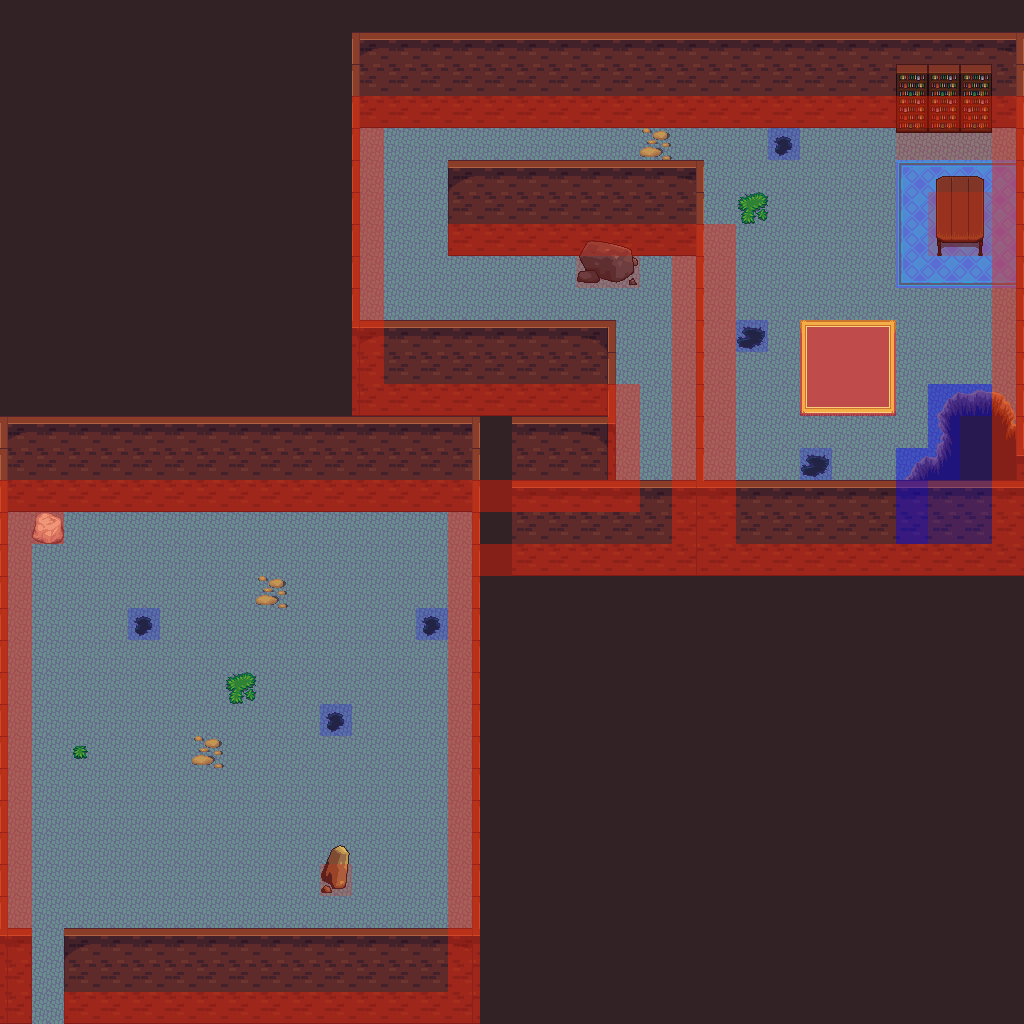

This game map was drawn from its Tiled (.tmx) file and the tilesets committed beside it. A one-line description and the trimmed map source follow:
An orthogonal 32x32 tile map with 32x32 px tiles, 5 tile layers (background, fringe, object, foreground, ...), 4 tilesets and 9 objects (6x event, 3x enemy).

<map height="32" orientation="orthogonal" renderorder="right-down" tileheight="32" tilewidth="32" version="1.0" width="32">
 <properties>
  <property name="music" value="music/winds_of_stories.ogg" />
  <property name="tileset" value="tilesetdefs/sewer.txt" />
  <property name="title" value="Hidden Waterway" />
 </properties>
 <tileset firstgid="1" name="tiled_collision" tileheight="32" tilewidth="32">
  <image height="32" source="tiled_collision.png" width="480" />
 </tileset>
 <tileset firstgid="16" name="generic_background" tileheight="32" tilewidth="32">
  <image height="832" source="generic_background.png" width="864" />
 </tileset>
 <tileset firstgid="718" name="small_objects" tileheight="64" tilewidth="32">
  <image height="512" source="small_objects.png" width="671" />
 </tileset>
 <tileset firstgid="878" name="sewer_objects" tileheight="128" tilewidth="32">
  <image height="768" source="sewer_objects.png" width="672" />
 </tileset>
 <layer height="32" name="background" width="32">
  <data>[1024 cells, 1024 non-empty, 21 distinct tile ids]</data>
 </layer>
 <layer height="32" name="fringe" width="32">
  <data>[1024 cells, 22 non-empty, 11 distinct tile ids]</data>
 </layer>
 <layer height="32" name="object" width="32">
  <data>[1024 cells, 159 non-empty, 13 distinct tile ids]</data>
 </layer>
 <layer height="32" name="foreground" width="32">
  <data>[1024 cells, 9 non-empty, 3 distinct tile ids]</data>
 </layer>
 <layer height="32" name="collision" width="32">
  <data>[1024 cells, 191 non-empty, 4 distinct tile ids]</data>
 </layer>
 <objectgroup name="event">
  <object height="32" name="Strange Rock" type="event" width="32" x="32" y="512">
   <properties>
    <property name="hotspot" value="location" />
    <property name="msg" value="There's a key-shaped hole in this rock." />
    <property name="repeat" value="false" />
    <property name="requires_not_status" value="switch_key" />
    <property name="tooltip" value="Strange Rock" />
   <property name="activate" value="on_trigger" /></properties>
  </object>
  <object height="32" name="Strange Rock" type="event" width="32" x="32" y="512">
   <properties>
    <property name="hotspot" value="location" />
    <property name="mapmod" value="foreground,15,13,0;foreground,15,14,0;foreground,15,15,0;foreground,15,16,0;foreground,15,17,0;object,14,16,0;object,14,17,0;collision,14,16,0" />
    <property name="msg" value="The switch key fits into the hole in this rock!" />
    <property name="repeat" value="false" />
    <property name="requires_status" value="switch_key" />
    <property name="tooltip" value="Strange Rock" />
   <property name="activate" value="on_trigger" /></properties>
  </object>
  <object height="32" name="Teleport to Basement4" type="event" width="32" x="32" y="992">
   <properties>
    <property name="intermap" value="maps/basement4.txt,29,2" />
   <property name="activate" value="on_trigger" /></properties>
  </object>
  <object height="32" name="Book" type="event" width="32" x="896" y="96">
   <properties>
    <property name="hotspot" value="location" />
    <property name="msg" value="It has been a long journey from Castle Hestian, but we have finally found a safe glade away from prying eyes.  We shall found our village here, among the laurel trees." />
    <property name="repeat" value="false" />
    <property name="tooltip" value="Dusty Diary" />
   <property name="activate" value="on_trigger" /></properties>
  </object>
  <object height="32" name="Book" type="event" width="32" x="928" y="96">
   <properties>
    <property name="hotspot" value="location" />
    <property name="msg" value="It has been a hundred years now since King Hestian's decree to burn all the &quot;skinchangers.&quot;  We must go into hiding or he'll destroy us all." />
    <property name="repeat" value="false" />
    <property name="tooltip" value="Moldy Diary" />
   <property name="activate" value="on_trigger" /></properties>
  </object>
  <object height="32" name="Book" type="event" width="32" x="960" y="96">
   <properties>
    <property name="hotspot" value="location" />
    <property name="msg" value="King Hestian will not let us live in the open unless we share with him the secret of immortality.  If only we actually held that secret, as he believes!" />
    <property name="repeat" value="false" />
    <property name="tooltip" value="Yellowed Diary" />
   <property name="activate" value="on_trigger" /></properties>
  </object>
 </objectgroup>
 <objectgroup name="enemy">
  <object height="96" name="2 Skeletons" type="enemy" width="96" x="800" y="192">
   <properties>
    <property name="level" value="2,2" />
    <property name="number" value="2,2" />
   <property name="category" value="skeleton" /></properties>
  </object>
  <object height="288" name="3 Ruby Snakes" type="enemy" width="288" x="96" y="544">
   <properties>
    <property name="level" value="1,1" />
    <property name="number" value="3,3" />
   <property name="category" value="rubysnake" /></properties>
  </object>
  <object height="64" name="2 Skeletons" type="enemy" width="64" x="320" y="576">
   <properties>
    <property name="level" value="1,1" />
    <property name="number" value="2,2" />
   <property name="category" value="skeleton" /></properties>
  </object>
 </objectgroup>
 <objectgroup name="npc" />
</map>
